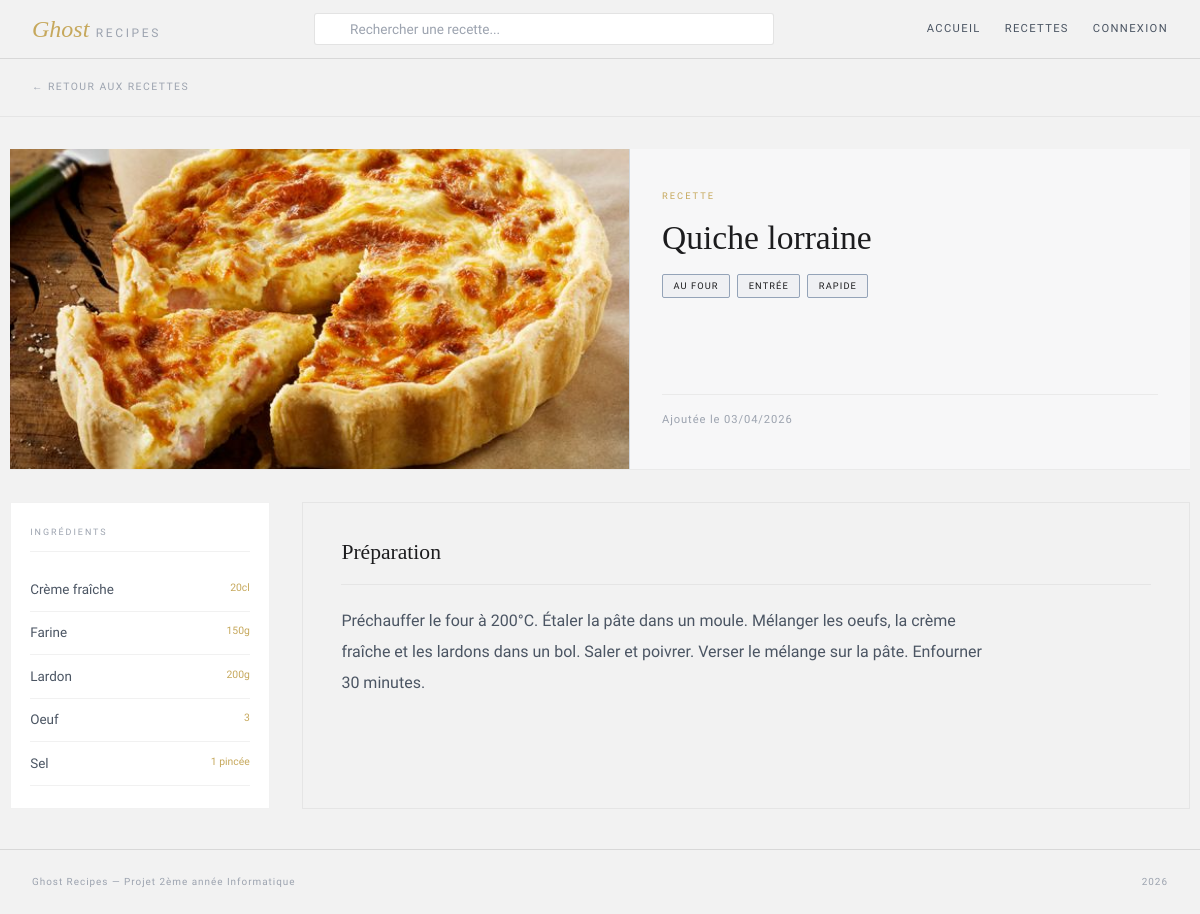
Screenshot of /recette.php?id=2 with the database file from the repository.
### tables this page shows
CREATE TABLE recette (
    id          INT AUTO_INCREMENT PRIMARY KEY,
    titre       VARCHAR(100) NOT NULL,
    description TEXT         NOT NULL,
    photo       VARCHAR(255),               
    created_at  DATETIME DEFAULT CURRENT_TIMESTAMP,
    updated_at  DATETIME DEFAULT CURRENT_TIMESTAMP ON UPDATE CURRENT_TIMESTAMP
);

CREATE TABLE tag (
    id  INT AUTO_INCREMENT PRIMARY KEY,
    nom VARCHAR(50) NOT NULL UNIQUE
);

CREATE TABLE recette_ingredient (
    recette_id    INT         NOT NULL,
    ingredient_id INT         NOT NULL,
    quantite      VARCHAR(50),              
    PRIMARY KEY (recette_id, ingredient_id),
    FOREIGN KEY (recette_id)    REFERENCES recette(id)    ON DELETE CASCADE,
    FOREIGN KEY (ingredient_id) REFERENCES ingredient(id) ON DELETE RESTRICT
);

CREATE TABLE ingredient (
    id  INT AUTO_INCREMENT PRIMARY KEY,
    nom VARCHAR(100) NOT NULL UNIQUE
);

### classes/Recette.php (called while the page is built, shortened)
<?php
class Recette extends Element {
    public static function getById($pdo, $id) {
        $stmt = $pdo->prepare("SELECT * FROM recette WHERE id = :id");
        $stmt->execute([':id' => $id]);
        return $stmt->fetch(PDO::FETCH_ASSOC);
    }
}
?>

### classes/Tag.php (called while the page is built, shortened)
<?php
class Tag extends Element {
    public static function getByRecette($pdo, $recette_id) {
        $stmt = $pdo->prepare("
            SELECT t.id, t.nom
            FROM tag t
            JOIN recette_tag rt ON t.id = rt.tag_id
            WHERE rt.recette_id = :rid
            ORDER BY t.nom
        ");
        $stmt->execute([':rid' => $recette_id]);
        return $stmt->fetchAll(PDO::FETCH_ASSOC);
    }
}
?>

### classes/Ingredient.php (called while the page is built, shortened)
<?php
class Ingredient extends Element {
    public static function getByRecette($pdo, $recette_id) {
        $stmt = $pdo->prepare("
            SELECT i.id, i.nom, ri.quantite
            FROM ingredient i
            JOIN recette_ingredient ri ON i.id = ri.ingredient_id
            WHERE ri.recette_id = :rid
            ORDER BY i.nom
        ");
        $stmt->execute([':rid' => $recette_id]);
        return $stmt->fetchAll(PDO::FETCH_ASSOC);
    }
}
?>

### recette.php (the view, shortened to what this page needs)
<?php
require_once "config/db.php";
require_once "classes/Recette.php";
require_once "classes/Ingredient.php";
require_once "classes/Tag.php";
$id = isset($_GET['id']) ? (int)$_GET['id'] : 0;
$recette = Recette::getById($pdo, $id);
$ingredients = Ingredient::getByRecette($pdo, $id);
$tags  = Tag::getByRecette($pdo, $id);
$emojis = ['🍕', '🥗', '🍰', '🍜', '🥘', '🍳', '🫕', '🥧'];
$emoji  = $emojis[$id % count($emojis)];
?>
<?php require_once "includes/header.php"; ?>
<a href="index.php" class="rp-back">← Retour aux recettes</a>
<div class="rp-hero">
    <div class="rp-hero-img">
        <?php if (!empty($recette['photo']) && file_exists("public/uploads/" . $recette['photo'])): ?>
            <img src="public/uploads/<?= htmlspecialchars($recette['photo']) ?>" alt="<?= htmlspecialchars($recette['titre']) ?>">
        <?php else: ?>
            <?= $emoji ?>
        <?php endif; ?>
    </div>
    <div class="rp-hero-meta">
        <div class="rp-label">Recette</div>
        <h1 class="rp-title"><?= htmlspecialchars($recette['titre']) ?></h1>
        <?php if (!empty($tags)): ?>
            <div class="rp-tags">
                <?php foreach ($tags as $t): ?>
                    <span class="rp-tag"><?= htmlspecialchars($t['nom']) ?></span>
                <?php endforeach; ?>
            </div>
        <?php endif; ?>
        <div class="rp-date">Ajoutée le <?= date('d/m/Y', strtotime($recette['created_at'])) ?></div>
    </div>
</div>
<div class="rp-body">
    <div class="rp-ingredients">
        <div class="rp-col-label">Ingrédients</div>
        <?php if (empty($ingredients)): ?>
            <p style="font-size:0.8rem; color:var(--text3)">Aucun ingrédient renseigné.</p>
        <?php else: ?>
            <?php foreach ($ingredients as $ing): ?>
                <div class="ing-item">
                    <span><?= htmlspecialchars($ing['nom']) ?></span>
                    <?php if (!empty($ing['quantite'])): ?>
                        <span class="ing-qty"><?= htmlspecialchars($ing['quantite']) ?></span>
                    <?php endif; ?>
                </div>
            <?php endforeach; ?>
        <?php endif; ?>
    </div>
    <div class="rp-steps">
        <h2 class="rp-steps-title">Préparation</h2>
        <div class="rp-description"><?= nl2br(htmlspecialchars($recette['description'])) ?></div>
    </div>
</div>
<?php require_once "includes/footer.php"; ?>

### public/css/style.css (style rules this page uses)
:root { --bg: #F2F2F2; --bg2: #E6E8EB; --bg3: #DDE3EA; --surface: #FFFFFF; --surface2: #F7F7F8; --border: rgba(30, 30, 30, 0.06); --border2: rgba(30, 30, 30, 0.12); --text: #1C1C1E; --text2: #4B5563; --text3: #9CA3AF; --rose: #BFC9D4; --rose2: #94A3B8; --rose-bg: rgba(191, 201, 212, 0.15); --gold: #C6A85C; --gold2: #A88C3F; --gold-bg: rgba(198, 168, 92, 0.12); --red: #C65A4A; --red-bg: rgba(198, 90, 74, 0.12); --green: #5F8F7B; --green-bg: rgba(95, 143, 123, 0.12); }
* { box-sizing: border-box; margin: 0; padding: 0; }
body { background: var(--bg); color: var(--text); font-family: 'Source Sans 3', sans-serif; font-weight: 300; line-height: 1.6; min-height: 100vh; }
a { text-decoration: none; color: inherit; }
img { display: block; max-width: 100%; }
.rp-back { display: inline-flex; align-items: center; gap: 0.5rem; font-size: 0.65rem; letter-spacing: 0.14em; text-transform: uppercase; color: var(--text3); padding: 1.25rem 2rem; border-bottom: 1px solid var(--border); width: 100%; }
.rp-hero { display: grid; grid-template-columns: 1fr 560px; gap: 0; max-width: 1180px; margin: 2rem auto 0; background: var(--surface2); border-bottom: 1px solid var(--border); }
.rp-hero-img { height: 320px; background: var(--bg3); display: flex; align-items: center; justify-content: center; font-size: 6rem; border-right: 1px solid var(--border); overflow: hidden; }
.rp-hero-img img { width: 100%; height: 100%; object-fit: cover; }
.rp-hero-meta { padding: 2.5rem 2rem; display: flex; flex-direction: column; justify-content: center; }
.rp-label { font-size: 0.58rem; letter-spacing: 0.22em; text-transform: uppercase; color: var(--gold); margin-bottom: 0.9rem; }
.rp-title { font-family: 'Playfair Display', serif; font-size: 2.1rem; font-weight: 400; line-height: 1.2; color: var(--text); margin-bottom: 1rem; max-width: 16ch; }
.rp-tags { display: flex; flex-wrap: wrap; gap: 0.45rem; margin-bottom: 1.25rem; }
.rp-tag { font-size: 0.58rem; letter-spacing: 0.12em; text-transform: uppercase; color: var(--text); border: 1px solid var(--rose2); padding: 0.22rem 0.65rem; border-radius: 2px; background: var(--rose-bg); }
.rp-date { font-size: 0.7rem; letter-spacing: 0.08em; color: var(--text3); margin-top: auto; padding-top: 1rem; border-top: 1px solid var(--border); }
.rp-body { display: grid; grid-template-columns: 260px minmax(0, 1fr); gap: 2rem; max-width: 1180px; margin: 0 auto 2.5rem; padding: 2rem 0 0; }
.rp-ingredients { background: var(--surface); border: 1px solid var(--border); padding: 1.4rem 1.2rem; align-self: start; }
.rp-col-label { font-size: 0.56rem; letter-spacing: 0.22em; text-transform: uppercase; color: var(--text3); margin-bottom: 1rem; padding-bottom: 0.75rem; border-bottom: 1px solid var(--border); }
.ing-item { display: flex; justify-content: space-between; align-items: flex-start; gap: 0.75rem; padding: 0.7rem 0; border-bottom: 1px solid var(--border); font-size: 0.84rem; color: var(--text2); line-height: 1.5; }
.ing-qty { font-size: 0.65rem; color: var(--gold); white-space: nowrap; flex-shrink: 0; }
.rp-steps { padding: 2rem 2.5rem; border: 1px solid var(--border); padding: 2rem 2.4rem; }
.rp-steps-title { font-family: 'Playfair Display', serif; font-size: 1.35rem; font-weight: 400; margin-bottom: 1.25rem; padding-bottom: 0.9rem; border-bottom: 1px solid var(--border); }
.rp-description { font-size: 1rem; line-height: 1.95; color: var(--text2); max-width: 72ch; }

### rows the page displays
recette: photo (picture), titre "Quiche lorraine", created_at "03/04/2026", description "Préchauffer le four à 200°C. Étaler la pâte dans un moule. Mélanger les oeufs, la crème fraîche et les lardons dans un bol. Saler et poivrer. Verser le mélange sur la pâte. Enfourner 30 minutes."
tag: nom "AU FOUR"
tag: nom "ENTRÉE"
tag: nom "RAPIDE"
recette_ingredient: ingredient.nom "Crème fraîche", quantite "20cl"
recette_ingredient: ingredient.nom "Farine", quantite "150g"
recette_ingredient: ingredient.nom "Lardon", quantite "200g"
recette_ingredient: ingredient.nom "Oeuf", quantite "3"
recette_ingredient: ingredient.nom "Sel", quantite "1 pincée"
